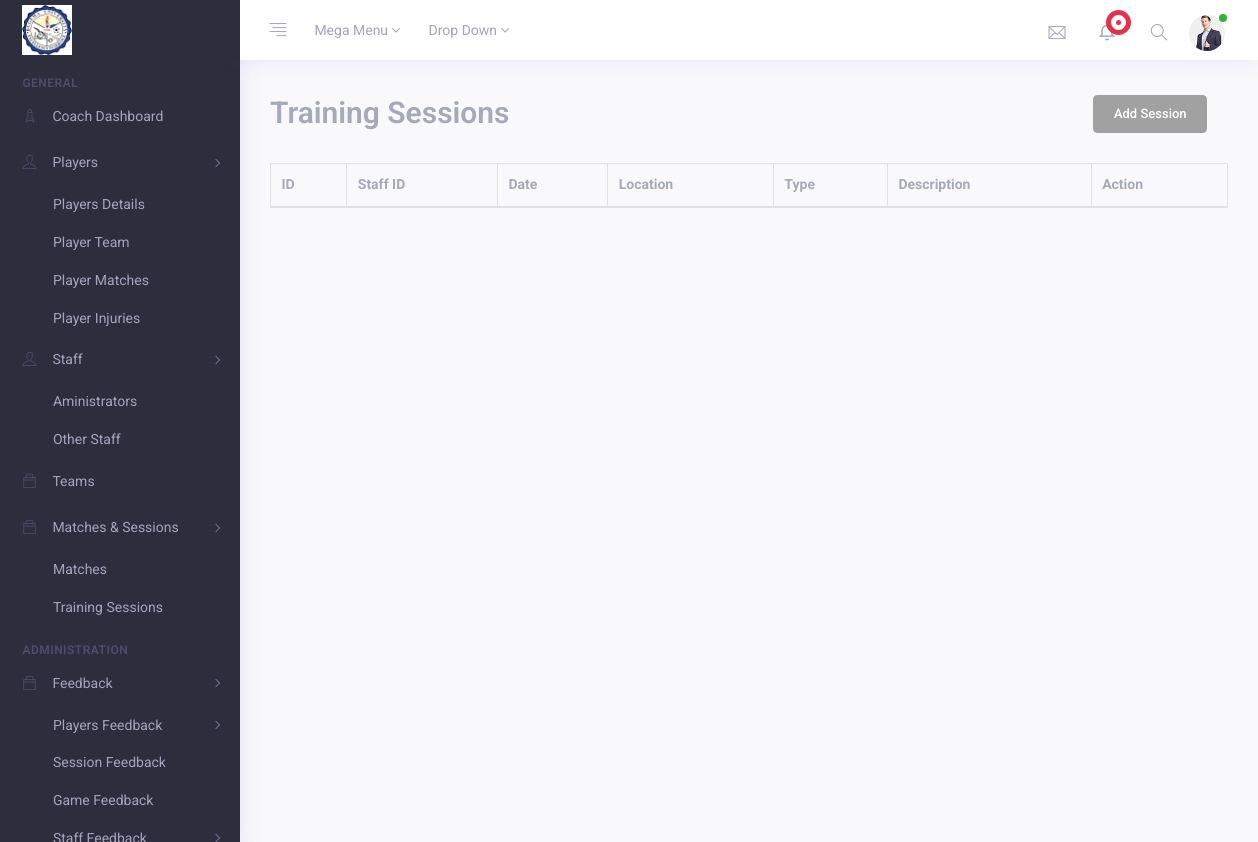
/coach/coach_sessions/, run on an earlier commit of the app's database.
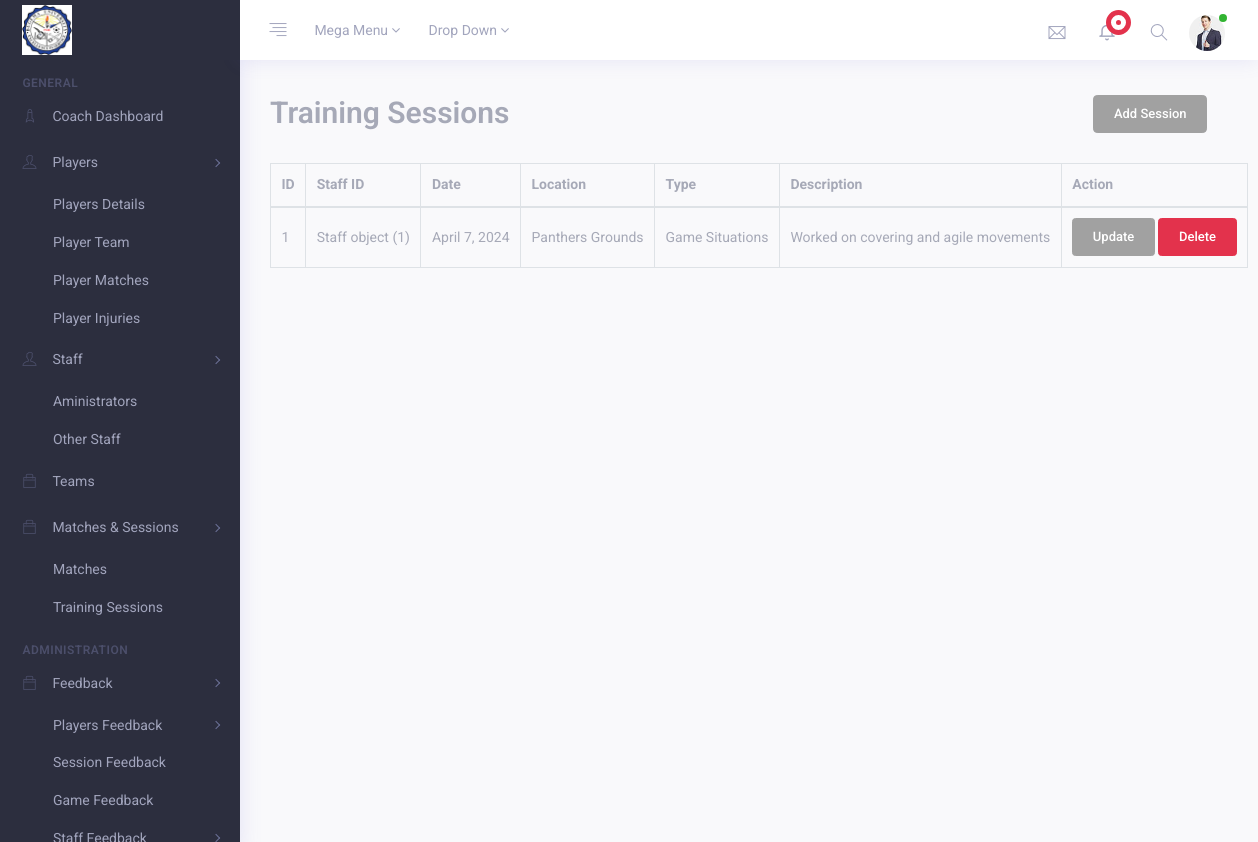
And on a later commit of the database.
### administrator/models.py (models this page shows)
class TrainingSession(models.Model):
    training_session_id = models.AutoField(primary_key=True)
    staff_id = models.ForeignKey(Staff, on_delete=models.CASCADE)
    date = models.DateField(default=None)
    location = models.CharField(max_length=100)
    type_choices = [
        ('Game Situations', 'Game situations'),
        ('Physical Fitness', 'Physical Fitness'),
        ('Mental Fitness', 'Mental Fitness'),
    ]
    type = models.CharField(max_length=50, choices=type_choices, default='Game Situations')
    description = models.TextField(blank=True, max_length=500)

class Staff(models.Model):
    staff_id = models.AutoField(primary_key=True)
    first_name = models.CharField(max_length=100)
    last_name = models.CharField(max_length=100)
    role_choices = [
        ('Head Coach', 'Head Coach'),
        ('Assistant Coach', 'Assistant Coach'),
        ('Manager', 'Manager'),
        ('Fitness Coach', 'Fitness Coach'),
        ('Team Doctor', 'Team Doctor'),
    ]
    role = models.CharField(max_length=50, choices=role_choices, default='Head Coach')
    contact_no = models.CharField(max_length=50)

### coach/views.py (the view)
# urls.py: path('coach_sessions/', views.coach_sessions, name="coach_sessions"),
def coach_sessions(request):
    coach_sessions = TrainingSession.objects.all()
    return render(request, "coach_sessions.html", {'coach_sessions': coach_sessions})

### coach/templates/coach_sessions.html (shortened to what this page needs)
{% extends 'coachroot.html' %}
{% load static %}
{% block content %}
{% load crispy_forms_tags %}
<div class="container-fluid">
    <div class="row">
        <div class="col-md-12 m-b-30">
            <form method="POST" action="">
                <div class="row">
                  <div class="col-10">
                    <h2 class="text-muted">Training Sessions</h2>
                  </div>
                  <div class="col-2">
                    <a class="btn btn-lg btn-secondary" href="{% url 'coach_add_session' %}" role="button">Add Session</a>
                  </div>
              </div><br />
                <div class="display_table">
                    <table class='table table-bordered'>
                      <thead>
                        <tr>
                          <th>ID</th>
                          <th>Staff ID</th>
                          <th>Date</th>
                          <th>Location</th>
                          <th>Type</th>
                          <th>Description</th>
                          <th>Action</th>
                        </tr>
                      </thead>
                      {% for session in coach_sessions %}
                      <tbody>
                        <tr>
                          <td>{{ session.training_session_id }}</td>
                          <td>{{ session.staff_id }}</td>
                          <td>{{ session.date }}</td>
                          <td>{{ session.location }}</td>
                          <td>{{ session.type }}</td>
                          <td>{{ session.description }}</td>
                          <td>
                              <a href="" class="btn btn-secondary">Update</a>
                              <a href="" class="btn btn-danger">Delete</a>
                          </td>
                        </tr>
                      </tbody>
                      {% endfor %}
                    </table>
            </form>
        </div>
    </div>
</div>
{% endblock content %}

### coach/templates/coachroot.html (shortened to what this page needs)
{% load static %}
<!DOCTYPE html>
<html>
    {% include 'coach_head.html' %}
    <body>
        <div class="app">
            <div class="app-wrap">
                {% include 'coachtopbar.html' %}
                <div class="app-container">
                    {% include 'coachsidebar.html' %}
                    <div class="app-main" id="main">
                        {% block content %}
                        {% endblock content %}
                    </div>
                </div>
            </div>
        </div>
        {% include 'coach_footer.html' %}
    </body>
</html>

### coach/templates/coach_head.html (shortened to what this page needs)
{% load static %}
<head>
    <link rel="stylesheet" type="text/css" href="{% static 'css/vendors.css' %}" />
    <link rel="stylesheet" type="text/css" href="{% static 'css/style.css' %}" />
</head>

### coach/templates/coachtopbar.html (shortened to what this page needs)
{% load static %}
<header class="app-header top-bar">
    <nav class="navbar navbar-expand-md">
        <div class="navbar-header d-flex align-items-center">
            <a class="navbar-brand" href="index.html">
                <img src="{% static 'img/bulogo.png' %}" class="img-fluid logo-desktop" alt="bulogo" />
            </a>
        </div>
        <div class="collapse navbar-collapse" id="navbarSupportedContent">
            <div class="navigation d-flex">
                <ul class="navbar-nav nav-left">
                    <li class="nav-item">
                        <a href="javascript:void(0)" class="nav-link sidebar-toggle">
                            <i class="ti ti-align-right"></i>
                        </a>
                    </li>
                    <li class="nav-item">
                        <a class="nav-link  " href="javascript:void(0)" id="navbarDropdown" role="button" data-toggle="dropdown" aria-haspopup="true" aria-expanded="false">Mega Menu
                            <i class="fa fa-angle-down"></i>
                        </a>
                    </li>
                    <li class="nav-item dropdown">
                        <a href="javascript:void(0)" class="nav-link " id="navbarDropdown1" role="button" data-toggle="dropdown" aria-haspopup="true" aria-expanded="false">Drop Down
                            <i class="fa fa-angle-down"></i>
                        </a>
                    </li>
                    <li class="nav-item full-screen d-none d-lg-block" id="btnFullscreen">
                        <a href="javascript:void(0)" class="nav-link expand">
                        </a>
                    </li>
                </ul>
                <ul class="navbar-nav nav-right ml-auto">
                    <li class="nav-item dropdown">
                        <a class="nav-link dropdown-toggle" href="javascript:void(0)" id="navbarDropdown2" role="button" data-toggle="dropdown" aria-haspopup="true" aria-expanded="false">
                            <i class="ti ti-email"></i>
                        </a>
                    </li>
                    <li class="nav-item dropdown">
                        <a class="nav-link dropdown-toggle" href="javascript:void(0)" id="navbarDropdown3" role="button" data-toggle="dropdown" aria-haspopup="true" aria-expanded="false">
                            <i class="fe fe-bell"></i>
                            <span class="notify">
                                        <span class="blink"></span>
                            <span class="dot"></span>
                            </span>
                        </a>
                    </li>
                    <li class="nav-item">
                        <a class="nav-link search" href="javascript:void(0)">
                            <i class="ti ti-search"></i>
                        </a>
                    </li>
                    <li class="nav-item dropdown user-profile">
                        <a href="javascript:void(0)" class="nav-link dropdown-toggle " id="navbarDropdown4" role="button" data-toggle="dropdown" aria-haspopup="true" aria-expanded="false">
                            <img src="{% static 'img/avtar/02.jpg' %}" alt="avtar-img">
                            <span class="bg-success user-status"></span>
                        </a>
                    </li>
                </ul>
            </div>
        </div>
    </nav>
</header>

### coach/templates/coachsidebar.html (shortened to what this page needs)
{% load static %}
<aside class="app-navbar">
    <div class="sidebar-nav scrollbar scroll_light">
        <ul class="metismenu " id="sidebarNav">
            <li class="nav-static-title">General</li>
            <li><a href="{% url 'coachDashboard' %}" aria-expanded="false"><i class="nav-icon ti ti-rocket"></i><span class="nav-title">Coach Dashboard</span></a> </li>
            <li>
                <a class="has-arrow" href="javascript:void(0)" aria-expanded="false"><i class="nav-icon ti ti-user"></i> <span class="nav-title">Players</span></a>
                <ul aria-expanded="false">
                    <li> <a href="{% url 'coach_players' %}">Players Details</a> </li>
                    <li> <a href="{% url 'coach_player_team' %}">Player Team</a> </li>
                    <li> <a href="{% url 'coach_player_matches' %}">Player Matches</a> </li>
                    <li> <a href="{% url 'coach_player_injuries' %}">Player Injuries</a> </li>
                </ul>
            </li>
            <li>
                <a class="has-arrow" href="javascript:void(0)" aria-expanded="false"><i class="nav-icon ti ti-user"></i> <span class="nav-title">Staff</span></a>
                <ul aria-expanded="false">
                    <li><a href="{% url 'coach_administrators' %}" aria-expanded="false"><span class="nav-title">Aministrators</span></a> </li>
                    <li><a href="{% url 'coach_staff' %}" aria-expanded="false"><span class="nav-title">Other Staff</span></a> </li>
                </ul>
            </li>
            <li><a href="{% url 'coach_teams' %}" aria-expanded="false"><i class="nav-icon ti ti-bag"></i><span class="nav-title">Teams</span></a> </li>
            <li>
                <a class="has-arrow" href="javascript:void(0)" aria-expanded="false"><i class="nav-icon ti ti-bag"></i> <span class="nav-title">Matches & Sessions</span></a>
                <ul aria-expanded="false">
                    <li> <a href="{% url 'coach_matches' %}">Matches</a> </li>
                    <li> <a href="{% url 'coach_sessions' %}">Training Sessions</a> </li>
                </ul>
            </li>
            <li class="nav-static-title">Administration</li>
            <li>
                <a class="has-arrow" href="javascript:void(0)" aria-expanded="false"><i class="nav-icon ti ti-bag"></i> <span class="nav-title">Feedback</span></a>
                <ul aria-expanded="false">
                    <li>
                        <li>
                            <a class="has-arrow" href="javascript:void(0)" aria-expanded="false"><span class="nav-title">Players Feedback</span></a>
                            <ul aria-expanded="false">
                                <li> <a href="{% url 'coach_player_feedback_session' %}">Session Feedback</a> </li>
                                <li> <a href="{% url 'coach_player_feedback_match' %}">Game Feedback</a> </li>
                            </ul>
                        </li>
                    </li>
                    <li>
                        <li>
                            <a class="has-arrow" href="javascript:void(0)" aria-expanded="false"><span class="nav-title">Staff Feedback</span></a>
                        </li>
                    </li>
                </ul>
            </li>
        </ul>
    </div>
</aside>

### coach/templates/coach_footer.html (shortened to what this page needs)
<footer class="main-footer">
    <div class="pull-right hidden-xs">
    </div>
    <strong> &copy; {% now "Y" %} -  rms-bu</a></strong>
</footer>

### coach/templates/coach_scripts.html (shortened to what this page needs)
{% load static %}

What changed in the data, as far as the page shows it:
added TrainingSession: training_session_id "1", staff_id "Staff object (1)", date "April 7, 2024", location "Panthers Grounds", type "Game Situations", description "Worked on covering and agile movements"
